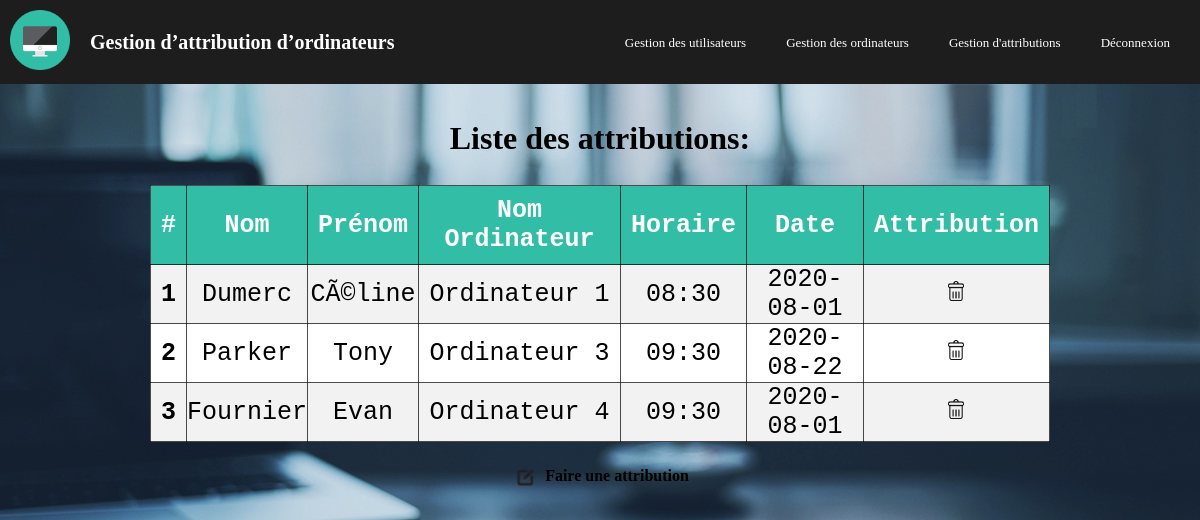
The app's page /gestion_attribution.php (signed in) with its own data.
### tables this page shows
CREATE TABLE `attributions` (
  `id_attribution` int(11) NOT NULL,
  `id_utilisateur_attribuer` int(100) NOT NULL,
  `nom_utilisateur_attribuer` varchar(100) NOT NULL,
  `prenom_utilisateur_attribuer` varchar(100) NOT NULL,
  `id_ordinateur_attribuer` varchar(100) NOT NULL,
  `nom_ordinateur_attribuer` varchar(100) NOT NULL,
  `horaire` varchar(10) NOT NULL,
  `date` date NOT NULL
);

### gestion_attribution.php (the view, shortened to what this page needs)
<?php
require_once("config.php");
?>
<!DOCTYPE html>
<html lang="fr">
<head>
	<link rel="stylesheet" href="css/styles.css">
	<link rel="stylesheet" href="Navigation/css/styles.css">
    <?php
        include 'Navigation/navigation.php';
    ?>
</head>
<body>
	<div class="contenu_site">
        <header >
            <center>
                <h1> Liste des attributions: </h1><br>
            </center>
        </header>
		<div class="tableau">
			<table>
				<tr>
					<th scope="col">#</th>
					<th scope="col">Nom</th>
					<th scope="col">Prénom</th>
					<th scope="col">Nom Ordinateur</th>
					<th scope="col">Horaire</th>
					<th scope="col">Date</th>
					<th scope="col">Attribution</th>
				</tr>
				<?php
				  $liste_table_attributions = mysqli_query($db, "select * from attributions");
				  if(mysqli_num_rows($liste_table_attributions))
				  {
			  		for( $i=1; $i<=mysqli_num_rows($liste_table_attributions); $i++ )
					{
			  			$table_attributions = mysqli_fetch_array($liste_table_attributions);
			  			?>
			  			<tr>
						  <th scope="row"><?php echo $i; ?></th>
						  <td><?php echo $table_attributions['nom_utilisateur_attribuer']?></td>
						  <td><?php echo $table_attributions['prenom_utilisateur_attribuer']?></td>
						  <td><?php echo $table_attributions['nom_ordinateur_attribuer']; ?></td>
						  <td><?php echo $table_attributions['horaire']; ?></td>
						  <td><?php echo $table_attributions['date']; ?></td>
						  <td><a href="Gestion-attribution/delete_attribution.php?supp=attribution&id_attribution=
						  		<?php echo $table_attributions['id_attribution']; ?>"><img id="icon_del" src="images/icone_del.png"></button></a></td>
						</tr><?php
			  		}
				  }
				  else {
			  		?>
			  		<tr>
			  			<td colspan="7"><h6 style="padding: 5px">Aucune attribution n'a été faites</h6></td>
			  		</tr>
			  		<?php
			  	}
			  	?>
			</table>
            <div class="text_Ajout">
                <a href="Gestion-attribution/faire_attribution.php"> <img id="icon_modif" src="images/icone_modif.png"> Faire une attribution </a>
            </div>
        </div>
    </div>
</body>
</html>

### css/styles.css (style rules this page uses)
body { background-image: url(../images/fond_accueil.jpg); background-size: cover; margin: 0px; }
.contenu_site { padding-top: 10vw; }
.tableau { margin: 10px 150px; }
table { background-color: white; border-collapse: collapse; width: 100%; font-family: monospace; font-size: 25px; text-align: left; }
th { color: black; padding: 10px; }
th[scope="col"] { background-color: rgb(50, 190, 166); border: 1px solid rgba(0, 0, 0, 0.7); color: #fff; }
tr, td { border: 1px solid rgba(0, 0, 0, 0.7); text-align: center; }
tr:nth-child(even) { background-color: #f2f2f2 }
#icon_modif { height: 30px; }
#icon_del { height: 20px; }
.text_Ajout { font-weight: bold; text-align: center; margin: 20px; }
.text_Ajout a { text-decoration: none; color: black; }
.text_Ajout img { vertical-align: middle; }

### Navigation/css/styles.css (style rules this page uses)
* { box-sizing: border-box; padding: 0px; margin: 0px; }
html { scroll-behavior: smooth; }

### records on screen
attributions: nom_utilisateur_attribuer "Dumerc", prenom_utilisateur_attribuer "CÃ©line", nom_ordinateur_attribuer "Ordinateur 1", horaire "08:30", date "2020-08-01"
attributions: nom_utilisateur_attribuer "Parker", prenom_utilisateur_attribuer "Tony", nom_ordinateur_attribuer "Ordinateur 3", horaire "09:30", date "2020-08-22"
attributions: nom_utilisateur_attribuer "Fournier", prenom_utilisateur_attribuer "Evan", nom_ordinateur_attribuer "Ordinateur 4", horaire "09:30", date "2020-08-01"
